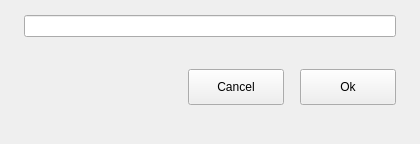
<?xml version="1.0" encoding="UTF-8"?>
<ui version="4.0">
 <class>RenamePrinterDialog</class>
 <widget class="QWidget" name="RenamePrinterDialog">
  <property name="geometry">
   <rect>
    <x>0</x>
    <y>0</y>
    <width>420</width>
    <height>144</height>
   </rect>
  </property>
  <property name="minimumSize">
   <size>
    <width>420</width>
    <height>144</height>
   </size>
  </property>
  <property name="maximumSize">
   <size>
    <width>420</width>
    <height>144</height>
   </size>
  </property>
  <property name="windowTitle">
   <string>RenamePrinterDialog</string>
  </property>
  <layout class="QVBoxLayout" name="verticalLayout_2">
   <property name="spacing">
    <number>0</number>
   </property>
   <property name="leftMargin">
    <number>0</number>
   </property>
   <property name="topMargin">
    <number>0</number>
   </property>
   <property name="rightMargin">
    <number>0</number>
   </property>
   <property name="bottomMargin">
    <number>0</number>
   </property>
   <item>
    <layout class="QVBoxLayout" name="verticalLayout">
     <property name="spacing">
      <number>0</number>
     </property>
     <property name="leftMargin">
      <number>24</number>
     </property>
     <property name="topMargin">
      <number>15</number>
     </property>
     <property name="rightMargin">
      <number>24</number>
     </property>
     <property name="bottomMargin">
      <number>24</number>
     </property>
     <item>
      <widget class="QLineEdit" name="printerNameEdit"/>
     </item>
     <item>
      <spacer name="verticalSpacer">
       <property name="orientation">
        <enum>Qt::Vertical</enum>
       </property>
       <property name="sizeType">
        <enum>QSizePolicy::Fixed</enum>
       </property>
       <property name="sizeHint" stdset="0">
        <size>
         <width>20</width>
         <height>4</height>
        </size>
       </property>
      </spacer>
     </item>
     <item>
      <widget class="CustomLabel" name="statusLabel">
       <property name="minimumSize">
        <size>
         <width>0</width>
         <height>20</height>
        </size>
       </property>
       <property name="maximumSize">
        <size>
         <width>16777215</width>
         <height>20</height>
        </size>
       </property>
       <property name="text">
        <string/>
       </property>
      </widget>
     </item>
     <item>
      <spacer name="verticalSpacer_2">
       <property name="orientation">
        <enum>Qt::Vertical</enum>
       </property>
       <property name="sizeType">
        <enum>QSizePolicy::Fixed</enum>
       </property>
       <property name="sizeHint" stdset="0">
        <size>
         <width>20</width>
         <height>8</height>
        </size>
       </property>
      </spacer>
     </item>
     <item>
      <layout class="QHBoxLayout" name="horizontalLayout">
       <property name="spacing">
        <number>16</number>
       </property>
       <item>
        <spacer name="horizontalSpacer">
         <property name="orientation">
          <enum>Qt::Horizontal</enum>
         </property>
         <property name="sizeHint" stdset="0">
          <size>
           <width>40</width>
           <height>20</height>
          </size>
         </property>
        </spacer>
       </item>
       <item>
        <widget class="CustomPushButton" name="cancelButton">
         <property name="minimumSize">
          <size>
           <width>96</width>
           <height>36</height>
          </size>
         </property>
         <property name="maximumSize">
          <size>
           <width>96</width>
           <height>36</height>
          </size>
         </property>
         <property name="text">
          <string>Cancel</string>
         </property>
        </widget>
       </item>
       <item>
        <widget class="CustomPushButton" name="acceptButton">
         <property name="minimumSize">
          <size>
           <width>96</width>
           <height>36</height>
          </size>
         </property>
         <property name="maximumSize">
          <size>
           <width>96</width>
           <height>36</height>
          </size>
         </property>
         <property name="text">
          <string>Ok</string>
         </property>
        </widget>
       </item>
      </layout>
     </item>
     <item>
      <spacer name="verticalSpacer_3">
       <property name="orientation">
        <enum>Qt::Vertical</enum>
       </property>
       <property name="sizeHint" stdset="0">
        <size>
         <width>20</width>
         <height>40</height>
        </size>
       </property>
      </spacer>
     </item>
    </layout>
   </item>
  </layout>
 </widget>
 <customwidgets>
  <customwidget>
   <class>CustomLabel</class>
   <extends>QLabel</extends>
   <header location="global">custom_label.h</header>
  </customwidget>
  <customwidget>
   <class>CustomPushButton</class>
   <extends>QPushButton</extends>
   <header location="global">custom_push_button.h</header>
  </customwidget>
 </customwidgets>
 <resources/>
 <connections/>
</ui>
